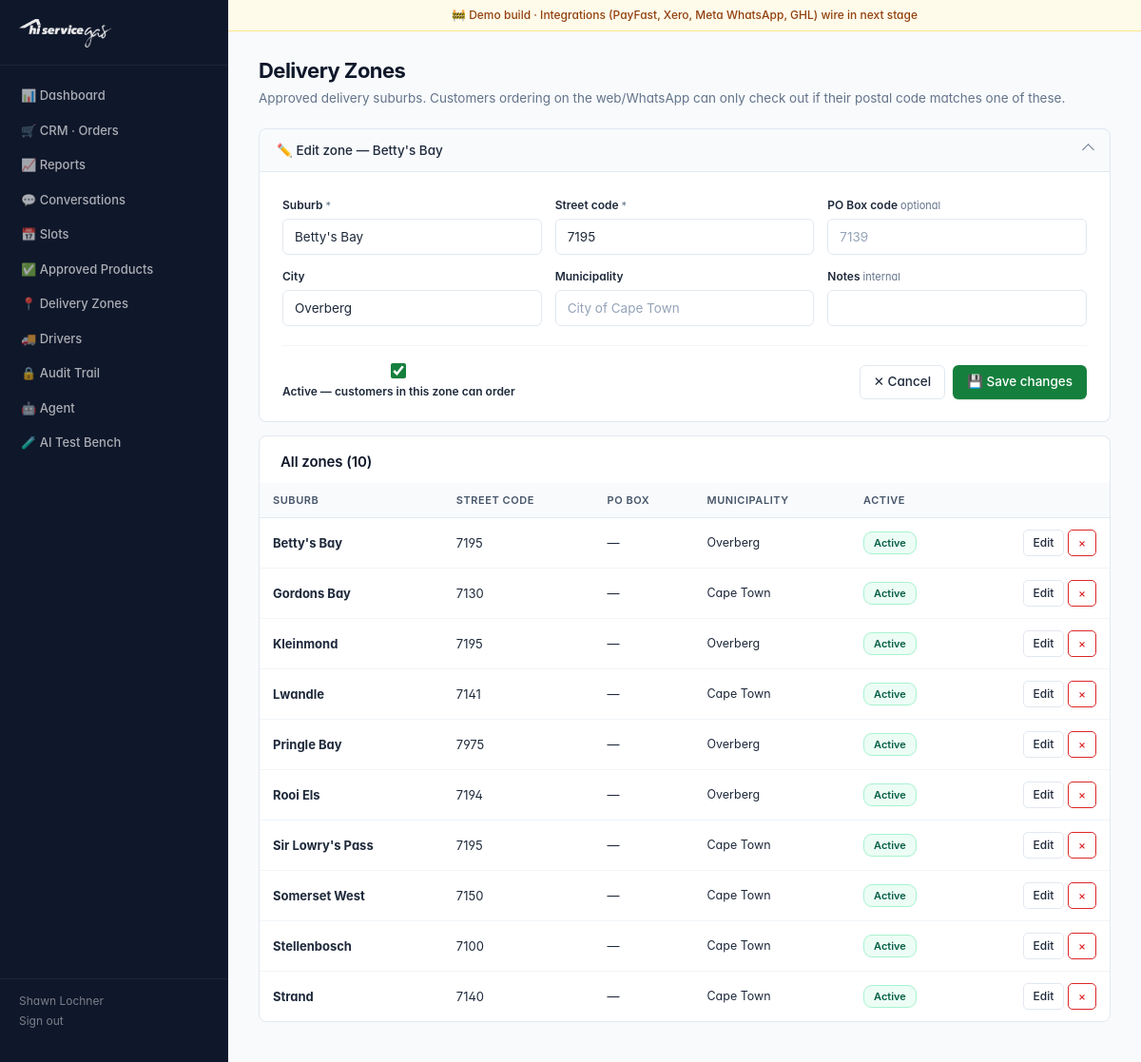
/admin/delivery-zones.php?edit=9 (signed in), run on the app's committed database.
### tables this page shows
CREATE TABLE delivery_zones (
  id INT AUTO_INCREMENT PRIMARY KEY,
  postal_code VARCHAR(10) NOT NULL,
  suburb VARCHAR(128),
  city VARCHAR(128),
  is_active TINYINT(1) DEFAULT 1,
  notes VARCHAR(255),
  UNIQUE KEY uniq_postal_suburb (postal_code, suburb)
);

### includes/db.php (called while the page is built, shortened)
<?php
function db(): PDO
{
    static $pdo = null;
    if ($pdo instanceof PDO) {
        return $pdo;
    }
    $host = (string) env('DB_HOST', 'localhost');
    $name = (string) env('DB_NAME', '');
    $user = (string) env('DB_USER', '');
    $pass = (string) env('DB_PASS', '');
    $dsn = "mysql:host={$host};dbname={$name};charset=utf8mb4";
    $pdo = new PDO($dsn, $user, $pass, [
        PDO::ATTR_ERRMODE            => PDO::ERRMODE_EXCEPTION,
        PDO::ATTR_DEFAULT_FETCH_MODE => PDO::FETCH_ASSOC,
        PDO::ATTR_EMULATE_PREPARES   => false,
        PDO::MYSQL_ATTR_INIT_COMMAND => "SET NAMES utf8mb4 COLLATE utf8mb4_unicode_ci",
    ]);
    return $pdo;
}

### includes/helpers.php (called while the page is built, shortened)
<?php
function h($v): string
{
    return htmlspecialchars((string) $v, ENT_QUOTES | ENT_SUBSTITUTE, 'UTF-8');
}

### admin/delivery-zones.php (the view, shortened to what this page needs)
<?php
$zones = db()->query("SELECT * FROM delivery_zones ORDER BY suburb, postal_code")->fetchAll();
$editing = null;
if (!empty($_GET['edit'])) {
    $stmt = db()->prepare("SELECT * FROM delivery_zones WHERE id = :id");
    $stmt->execute([':id' => (int) $_GET['edit']]);
    $editing = $stmt->fetch() ?: null;
}
include __DIR__ . '/_header.php';
?>
<div class="page-head">
  <h1>Delivery Zones</h1>
  <p class="muted">Approved delivery suburbs. Customers ordering on the web/WhatsApp can only check out if their postal code matches one of these.</p>
</div>
<details class="collapsible" <?= $editing ? 'open' : '' ?>>
  <summary>
    <span><?= $editing ? '✏️ Edit zone — ' . h($editing['suburb']) : '➕ Add a new delivery zone' ?></span>
  </summary>
  <div class="collapsible-body">
    <form method="post" class="form-grid">
      <div class="form-row form-row-3">
        <label>
          <span>Suburb <small>*</small></span>
          <input type="text" name="suburb" required placeholder="Strand" value="<?= h($editing['suburb'] ?? '') ?>">
        </label>
        <label>
          <span>Street code <small>*</small></span>
          <input type="text" name="postal_code" maxlength="10" required placeholder="7140" value="<?= h($editing['postal_code'] ?? '') ?>">
        </label>
        <label>
          <span>PO Box code <small>optional</small></span>
          <input type="text" name="po_box_code" maxlength="10" placeholder="7139" value="<?= h($editing['po_box_code'] ?? '') ?>">
        </label>
      </div>
      <div class="form-row form-row-3">
        <label>
          <span>City</span>
          <input type="text" name="city" value="<?= h($editing['city'] ?? 'Cape Town') ?>">
        </label>
        <label>
          <span>Municipality</span>
          <input type="text" name="municipality" placeholder="City of Cape Town" value="<?= h($editing['municipality'] ?? '') ?>">
        </label>
        <label>
          <span>Notes <small>internal</small></span>
          <input type="text" name="notes" value="<?= h($editing['notes'] ?? '') ?>">
        </label>
      </div>
      <div class="form-foot">
        <label class="inline-check">
          <input type="checkbox" name="is_active" <?= ($editing['is_active'] ?? 1) ? 'checked' : '' ?>>
          <span>Active — customers in this zone can order</span>
        </label>
        <div class="form-actions">
          <?php if ($editing): ?>
            <a href="/admin/delivery-zones.php" class="btn btn-ghost">✕ Cancel</a>
          <?php endif; ?>
          <button type="submit" class="btn btn-primary"><?= $editing ? '💾 Save changes' : '➕ Add zone' ?></button>
        </div>
      </div>
    </form>
  </div>
</details>
<div class="card" style="padding:0">
  <h2 style="padding:18px 22px 0">All zones (<?= count($zones) ?>)</h2>
  <div class="table-wrap">
  <table class="data-table">
    <thead>
      <tr><th>Suburb</th><th>Street code</th><th>PO Box</th><th>Municipality</th><th>Active</th><th></th></tr>
    </thead>
    <tbody>
      <?php foreach ($zones as $z): ?>
        <tr style="<?= $z['is_active'] ? '' : 'opacity:.5' ?>">
          <td><b><?= h($z['suburb']) ?></b></td>
          <td><?= h($z['postal_code']) ?></td>
          <td><?= h($z['po_box_code'] ?? '—') ?></td>
          <td class="muted small"><?= h($z['municipality'] ?? $z['city'] ?? '') ?></td>
          <td>
            <form method="post" style="display:inline">
              <button type="submit" class="toggle-pill <?= $z['is_active'] ? 'on' : 'off' ?>">
                <?= $z['is_active'] ? 'Active' : 'Inactive' ?>
              </button>
            </form>
          </td>
          <td class="td-actions">
            <a href="?edit=<?= (int) $z['id'] ?>" class="btn btn-ghost btn-sm">Edit</a>
            <form method="post" style="display:inline" onsubmit="return confirm('Delete zone <?= h($z['suburb']) ?>?')">
              <button type="submit" class="btn btn-ghost btn-sm danger">×</button>
            </form>
          </td>
        </tr>
      <?php endforeach; ?>
    </tbody>
  </table>
  </div>
</div>
<?php include __DIR__ . '/_footer.php'; ?>

### data on the page
delivery_zones: suburb "Betty's Bay", postal_code "7195", city "Overberg", is_active "☑", po_box_code "—", shows "Active"
delivery_zones: suburb "Gordons Bay", postal_code "7130", po_box_code "—", city "Cape Town", is_active "Active"
delivery_zones: suburb "Kleinmond", postal_code "7195", po_box_code "—", city "Overberg", is_active "Active"
delivery_zones: suburb "Lwandle", postal_code "7141", po_box_code "—", city "Cape Town", is_active "Active"
delivery_zones: suburb "Pringle Bay", postal_code "7975", po_box_code "—", city "Overberg", is_active "Active"
delivery_zones: suburb "Rooi Els", postal_code "7194", po_box_code "—", city "Overberg", is_active "Active"
delivery_zones: suburb "Sir Lowry's Pass", postal_code "7195", po_box_code "—", city "Cape Town", is_active "Active"
delivery_zones: suburb "Somerset West", postal_code "7150", po_box_code "—", city "Cape Town", is_active "Active"
delivery_zones: suburb "Stellenbosch", postal_code "7100", po_box_code "—", city "Cape Town", is_active "Active"
delivery_zones: suburb "Strand", postal_code "7140", po_box_code "—", city "Cape Town", is_active "Active"

### other printed values
$user['display_name'] "Shawn Lochner"
count($zones) "10"
